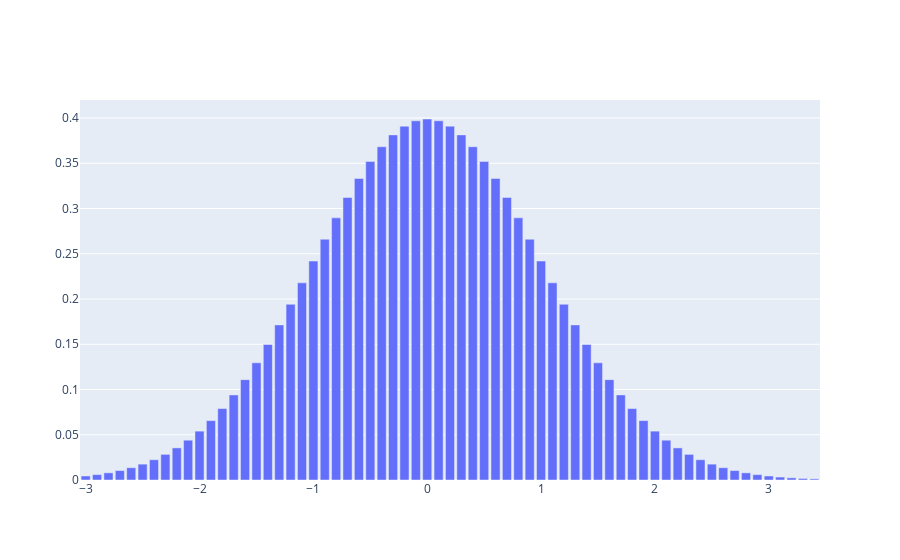

Notebook source saved alongside this figure:
### Markdown cell above
$\textbf{Gaussian (Normal) Distribution}$

- The most common continuous probability distribution.

- Known for its bell shaped curve.

- A random variable $Y$ is normally distributed $\iff \ for \  \sigma>0, \ and \ -\infty< \mu < \infty$:

\begin{gather}
f(y) = \frac{1}{\sigma \sqrt{2 \pi}} e^{-\frac{(y-\mu)^2}{2\sigma^2}}, \ \forall \ -\infty < y < \infty
\end{gather}

- $E[Y] = \mu$, $V[Y] = \sigma^2$

### Code cell
from scipy.stats import norm
import numpy as np
import plotly
import plotly.graph_objects as go

#creating an array of values between
#-3 to 8 with a difference of 0.1
x = np.arange(-3, 3.5, 0.1)
   
y = norm.pdf(x, 0, 1)

fig = go.Figure([go.Bar(x=x, y=y)])
fig.update_layout(height = 500)
fig.show()

### Figure 1 — Plotly figure (JSON) as saved in the notebook; plotly's stock layout.template omitted (floating-point values rounded to 4 significant figures)
{"data": [{"type": "bar", "x": [-3, -2.9, -2.8, -2.7, -2.6, -2.5, -2.4, -2.3, -2.2, -2.1, -2.0, -1.9, -1.8, -1.7, -1.6, -1.5, -1.4, -1.3, -1.2, -1.1, -1.0, -0.9, -0.8, -0.7, -0.6, -0.5, -0.4, -0.3, -0.2, -0.1, 2.665e-15, 0.1, 0.2, 0.3, 0.4, 0.5, 0.6, 0.7, 0.8, 0.9, 1.0, 1.1, 1.2, 1.3, 1.4, 1.5, 1.6, 1.7, 1.8, 1.9, 2.0, 2.1, 2.2, 2.3, 2.4, 2.5, 2.6, 2.7, 2.8, 2.9, 3.0, 3.1, 3.2, 3.3, 3.4], "y": [0.004432, 0.005953, 0.007915, 0.01042, 0.01358, 0.01753, 0.02239, 0.02833, 0.03547, 0.04398, 0.05399, 0.06562, 0.07895, 0.09405, 0.1109, 0.1295, 0.1497, 0.1714, 0.1942, 0.2179, 0.242, 0.2661, 0.2897, 0.3123, 0.3332, 0.3521, 0.3683, 0.3814, 0.391, 0.397, 0.3989, 0.397, 0.391, 0.3814, 0.3683, 0.3521, 0.3332, 0.3123, 0.2897, 0.2661, 0.242, 0.2179, 0.1942, 0.1714, 0.1497, 0.1295, 0.1109, 0.09405, 0.07895, 0.06562, 0.05399, 0.04398, 0.03547, 0.02833, 0.02239, 0.01753, 0.01358, 0.01042, 0.007915, 0.005953, 0.004432, 0.003267, 0.002384, 0.001723, 0.001232]}], "layout": {"autosize": true, "xaxis": {"autorange": true, "range": [-3.05, 3.45], "type": "linear"}, "yaxis": {"autorange": true, "range": [0, 0.4199], "type": "linear"}}}
